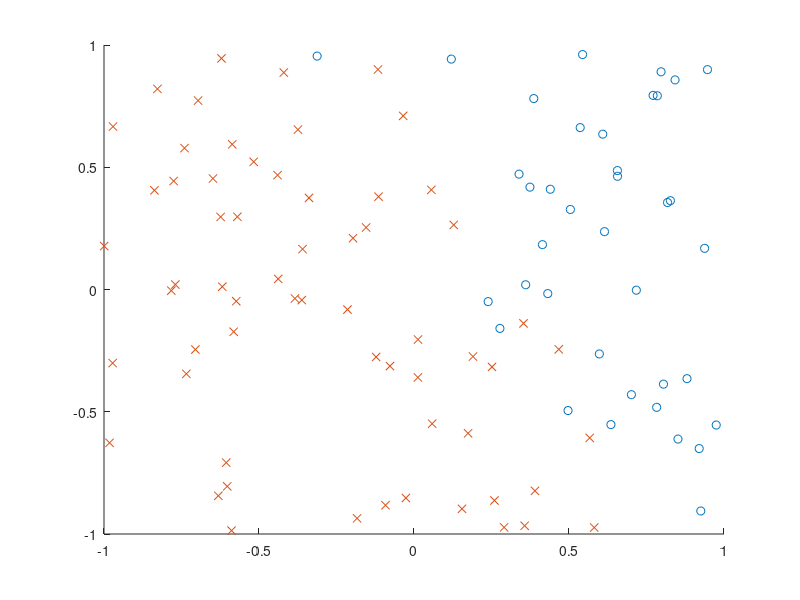

This figure's MATLAB source:
d=2;
n=100;
x=2*rand(d,n)-[1;1]*ones(1,n);
l=2*((2*x(1,:)+x(2,:))>0.5)-1;
flip=abs((2*x(1,:)+x(2,:))-0.5)<0.2;
l(find(flip))=-l(find(flip));
figure
hold on
plot(x(1,find(l==1)),x(2,find(l==1)),'o');
plot(x(1,find(l==-1)),x(2,find(l==-1)),'x');
